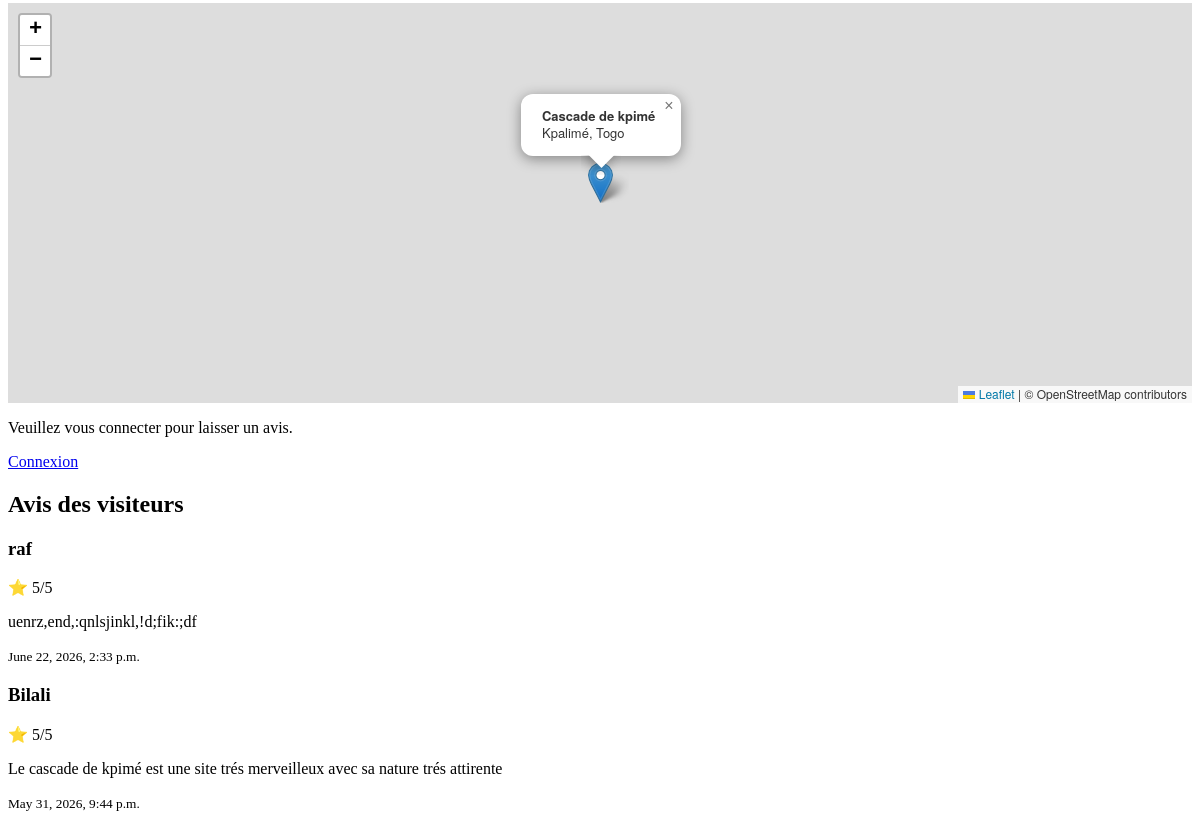
The page /sites/1/ (lower part) on the database as committed earlier.
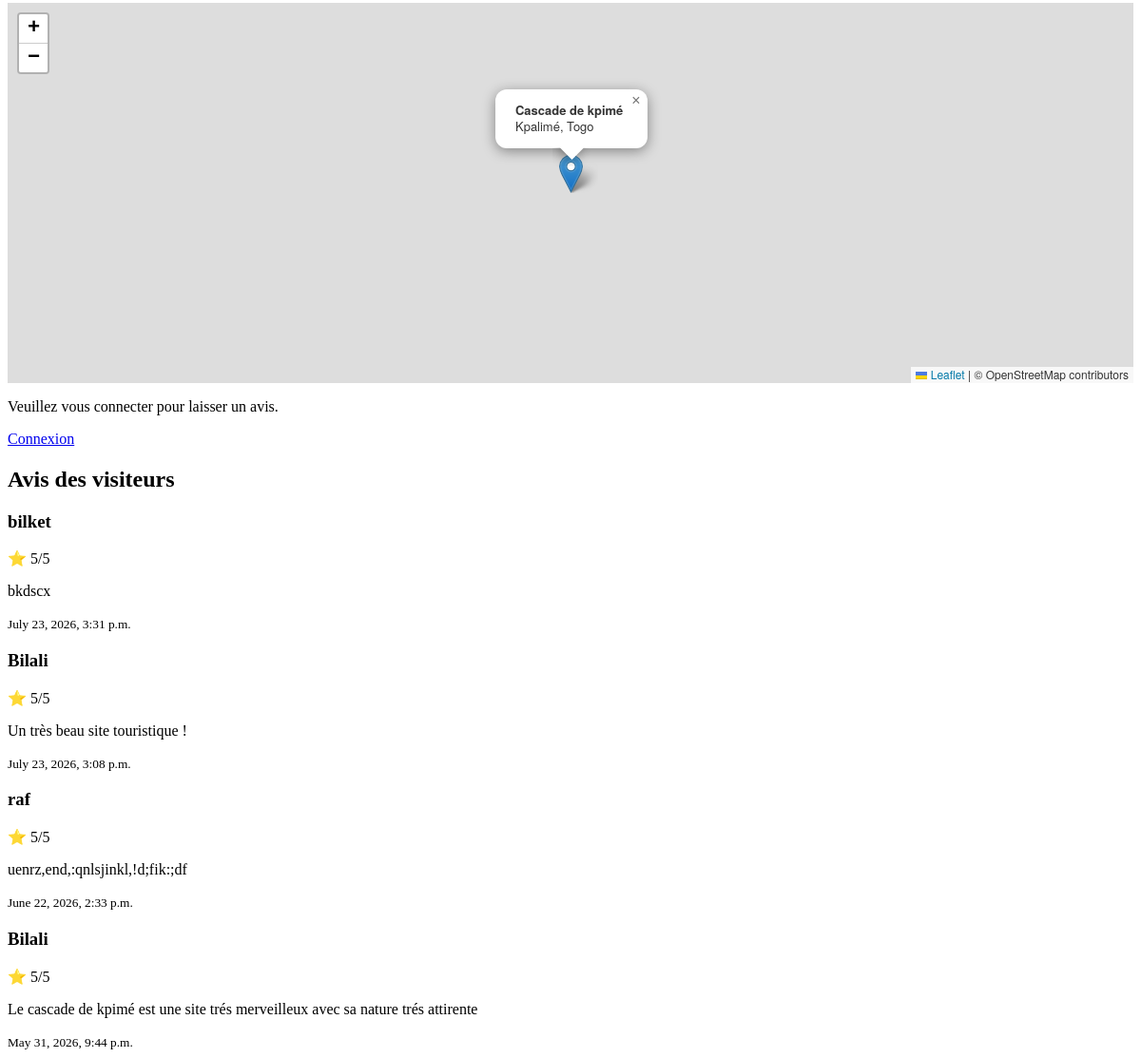
The same page on the database as committed later.
### tourism/models.py (models this page shows, shortened)
class Review(models.Model):
    site = models.ForeignKey(
        TouristSite,
        on_delete=models.CASCADE,
        related_name="reviews"
    )
    name = models.CharField(max_length=100)
    rating = models.PositiveSmallIntegerField()
    comment = models.TextField()
    created_at = models.DateTimeField(auto_now_add=True)

### tourism/views.py (the view, shortened to what this page needs)
def site_detail(request, id):
    site = get_object_or_404(
        TouristSite,
        id=id
    )
    reviews = Review.objects.filter(
        site=site
    ).order_by('-created_at')
    context = {
        'site': site,
        'reviews': reviews
    }
    return render(
        request,
        'tourism/site_detail.html',
        context
    )

### tourism/templates/tourism/site_detail.html (shortened to what this page needs)
{% load static %}
<!DOCTYPE html>
<html lang="en">
    <head>
    <link
      rel="stylesheet"
      href="https://unpkg.com/leaflet/dist/leaflet.css"
    />
</head>
<body>
    <div id="map" style="height: 400px; width: 100%;"></div>
{% if user.is_authenticated %}
<h3>Laisser un avis</h3>
<form method="POST">
    {% csrf_token %}
    <input
        type="text"
        name="name"
        placeholder="Votre nom"
        required
    >
    <textarea
        name="comment"
        placeholder="Votre commentaire"
        required
    ></textarea>
    <select name="rating" required>
        <option value="5">⭐⭐⭐⭐⭐</option>
        <option value="4">⭐⭐⭐⭐</option>
        <option value="3">⭐⭐⭐</option>
        <option value="2">⭐⭐</option>
        <option value="1">⭐</option>
    </select>
    <button type="submit">
        Envoyer
    </button>
</form>
{% else %}
<p>Veuillez vous connecter pour laisser un avis.</p>
<a href="{% url 'login' %}">
    Connexion
</a>
{% endif %}
<h2>Avis des visiteurs</h2>
{% if reviews %}
    {% for review in reviews %}
        <div class="review">
            <h3>{{ review.name }}</h3>
            <p>
                ⭐ {{ review.rating }}/5
            </p>
            <p>
                {{ review.comment }}
            </p>
            <small>
                {{ review.created_at }}
            </small>
        </div>
    {% endfor %}
{% else %}
    <p>
        Aucun avis pour le moment.
    </p>
{% endif %}
</body>
</html>

Rows that differ between the two databases and show on the page:
added Review: name "bilket", rating "5", comment "bkdscx", created_at "July 23, 2026, 3:31 p.m."
added Review: name "Bilali", rating "5", comment "Un très beau site touristique !", created_at "July 23, 2026, 3:08 p.m."
